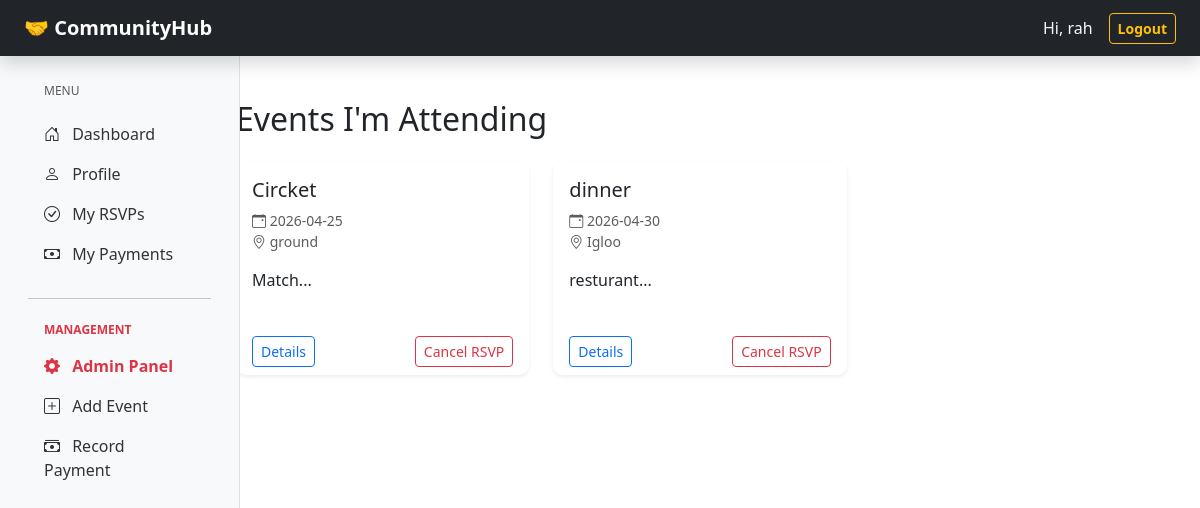
/my_events (signed in), run on the app's committed database.
### app.py (models this page shows)
class Events(db.Model):
    id = db.Column(db.Integer, primary_key=True)
    title = db.Column(db.String(100), nullable=False)
    description = db.Column(db.Text, nullable=False)
    event_date = db.Column(db.String(10), nullable=False)
    event_time = db.Column(db.String(5), nullable=False)
    location = db.Column(db.String(200), nullable=False)
    created_by = db.Column(db.Integer, db.ForeignKey("users.id"), nullable=False)

### app.py (the view)
@app.route("/my_events")
@login_required
def my_events():
    user_id = session.get("user_id")
    joined_events = (
        db.session.query(Events).join(RSVP).filter(RSVP.user_id == user_id).all()
    )
    return render_template("my_events.html", events=joined_events)

### helpers.py (called while the page is built)
def login_required(f):
    @wraps(f)
    def decorated_function(*args, **kwargs):
        if session.get("user") is None:
            flash("Please log in to access this page.")
            return redirect("/login")
        return f(*args, **kwargs)
    return decorated_function

### templates/my_events.html (shortened to what this page needs)
{% extends "layout.html" %}
{% block main %}
    <div class="container mt-4">
        <h2 class="mb-4">Events I'm Attending</h2>
        <div class="row">
            {% for event in events %}
                <div class="col-md-4 mb-3">
                    <div class="card shadow-sm h-100">
                        <div class="card-body">
                            <h5 class="card-title">{{ event.title }}</h5>
                            <p class="card-text text-muted small">
                                <i class="bi bi-calendar-event"></i> {{ event.event_date }}
                                <br>
                                <i class="bi bi-geo-alt"></i> {{ event.location }}
                            </p>
                            <p class="card-text">{{ event.description[:100] }}...</p>
                        </div>
                        <div class="card-footer bg-transparent border-0 d-flex justify-content-between">
                            <a href="/event/{{ event.id }}" class="btn btn-sm btn-outline-primary">Details</a>
                            <form action="/cancel_rsvp/{{ event.id }}" method="POST">
                                <button type="submit" class="btn btn-sm btn-outline-danger">Cancel RSVP</button>
                            </form>
                        </div>
                    </div>
                </div>
            {% else %}
                <div class="col-12 text-center py-5">
                    <p class="text-muted">You haven't joined any events yet.</p>
                    <a href="/" class="btn btn-primary">Browse Events</a>
                </div>
            {% endfor %}
        </div>
    </div>
{% endblock %}

### static/styles.css (style rules this page uses)
.card { border: none; box-shadow: 0 0.125rem 0.25rem rgba(0, 0, 0, 0.075); border-radius: 10px; margin-bottom: 20px; }

### data on the page
Events: title "Circket", event_date "2026-04-25", location "ground", description "Match"
Events: title "dinner", event_date "2026-04-30", location "Igloo", description "resturant"

### other printed values
{{ session.get("first_name") }} "rah"
